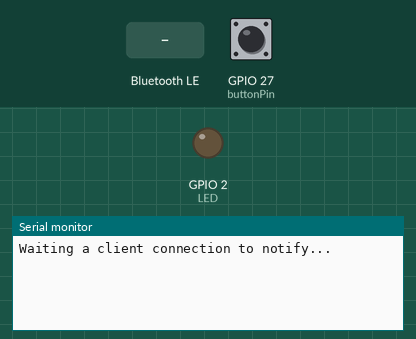
A sketch run on a simulated ESP32. On the bench: output pins drawn as LEDs (lit = HIGH), the last lines printed to the serial monitor. The inputs (shaded band) are chosen by the test bench; at power-on: GPIO 27 (buttonPin) HIGH. Nothing arrives over Bluetooth unless stated; a phone connects over Bluetooth LE 3 s after start.

Above: at 1.2 s.
1.3 s: Bluetooth LE write "1" received
At 2.5 s:
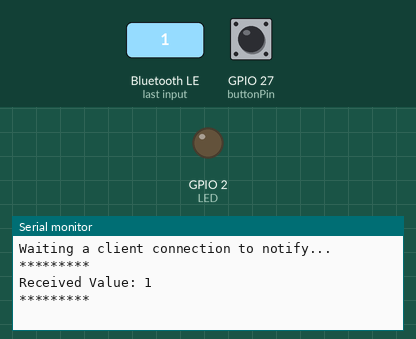
2.8 s: GPIO 27 (buttonPin) pulled LOW for 1 s
At 3.5 s:
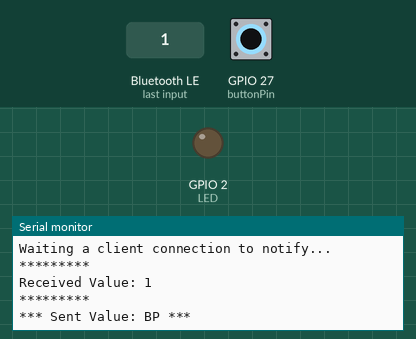

The sketch:

BLE_UART_Demo.ino
```cpp
/*
    Video: https://www.youtube.com/watch?v=oCMOYS71NIU
    Based on Neil Kolban example for IDF: https://github.com/nkolban/esp32-snippets/blob/master/cpp_utils/tests/BLE%20Tests/SampleNotify.cpp
    Ported to Arduino ESP32 by Evandro Copercini

   Create a BLE server that, once we receive a connection, will send periodic notifications.
   The service advertises itself as: 6E400001-B5A3-F393-E0A9-E50E24DCCA9E
   Has a characteristic of: 6E400002-B5A3-F393-E0A9-E50E24DCCA9E - used for receiving data with "WRITE"
   Has a characteristic of: 6E400003-B5A3-F393-E0A9-E50E24DCCA9E - used to send data with  "NOTIFY"

   The design of creating the BLE server is:
   1. Create a BLE Server
   2. Create a BLE Service
   3. Create a BLE Characteristic on the Service
   4. Create a BLE Descriptor on the characteristic
   5. Start the service.
   6. Start advertising.

   In this example rxValue is the data received (only accessible inside that function).
   And txValue is the data to be sent, in this example just a byte incremented every second.
*/
#include <BLEDevice.h>
#include <BLEServer.h>
#include <BLEUtils.h>
#include <BLE2902.h>

BLECharacteristic *pCharacteristic;
bool deviceConnected = false;
float txValue = 0;
const int buttonPin = 27; // Use GPIO number. See ESP32 board pinouts
const int LED = 2; // Could be different depending on the dev board. I used the DOIT ESP32 dev board.
int buttonState = 0;         // variable for reading the pushbutton status

//std::string rxValue; // Could also make this a global var to access it in loop()

// See the following for generating UUIDs:
// https://www.uuidgenerator.net/

#define SERVICE_UUID           "6E400001-B5A3-F393-E0A9-E50E24DCCA9E" // UART service UUID
#define CHARACTERISTIC_UUID_RX "6E400002-B5A3-F393-E0A9-E50E24DCCA9E"
#define CHARACTERISTIC_UUID_TX "6E400003-B5A3-F393-E0A9-E50E24DCCA9E"

class MyServerCallbacks: public BLEServerCallbacks {
    void onConnect(BLEServer* pServer) {
      deviceConnected = true;
    };

    void onDisconnect(BLEServer* pServer) {
      deviceConnected = false;
    }
};

class MyCallbacks: public BLECharacteristicCallbacks {
    void onWrite(BLECharacteristic *pCharacteristic) {
      std::string rxValue = pCharacteristic->getValue();

      if (rxValue.length() > 0) {
        Serial.println("*********");
        Serial.print("Received Value: ");

        for (int i = 0; i < rxValue.length(); i++) {
          Serial.print(rxValue[i]);
        }

        Serial.println();

        // Do stuff based on the command received from the app
        if (rxValue.find("A") != -1) {
          Serial.print("Turning ON!");
          digitalWrite(LED, HIGH);
        }
        else if (rxValue.find("B") != -1) {
          Serial.print("Turning OFF!");
          digitalWrite(LED, LOW);
        }

        Serial.println();
        Serial.println("*********");
      }
    }
};

void setup() {
  Serial.begin(115200);

  pinMode(LED, OUTPUT);
  pinMode(buttonPin, INPUT);
  pinMode(buttonPin, INPUT_PULLUP);

  // Create the BLE Device
  BLEDevice::init("ESP32 UART VENKI"); // Give it a name

  // Create the BLE Server
  BLEServer *pServer = BLEDevice::createServer();
  pServer->setCallbacks(new MyServerCallbacks());

  // Create the BLE Service
  BLEService *pService = pServer->createService(SERVICE_UUID);

  // Create a BLE Characteristic
  pCharacteristic = pService->createCharacteristic(
                      CHARACTERISTIC_UUID_TX,
                      BLECharacteristic::PROPERTY_NOTIFY
                    );

  pCharacteristic->addDescriptor(new BLE2902());

  BLECharacteristic *pCharacteristic = pService->createCharacteristic(
                                         CHARACTERISTIC_UUID_RX,
                                         BLECharacteristic::PROPERTY_WRITE
                                       );

  pCharacteristic->setCallbacks(new MyCallbacks());

  // Start the service
  pService->start();

  // Start advertising
  pServer->getAdvertising()->start();
  Serial.println("Waiting a client connection to notify...");
}

void loop() {
  if (deviceConnected) {
    buttonState = digitalRead(buttonPin);
     if (buttonState == LOW) {
     pCharacteristic->setValue("Button Pressed");
    pCharacteristic->notify(); // Send the value to the app!
    Serial.print("*** Sent Value: ");
    Serial.print("BP");
    Serial.println(" ***");
    buttonState = 1;
   }
  }
  delay(1000);
}
```

Measured:
- after the input at 1.3 s, the serial monitor: prints a new line after 0.05 s (image 1)
- after the input at 2.8 s, the serial monitor: prints a new line after 0.20 s (image 2)
